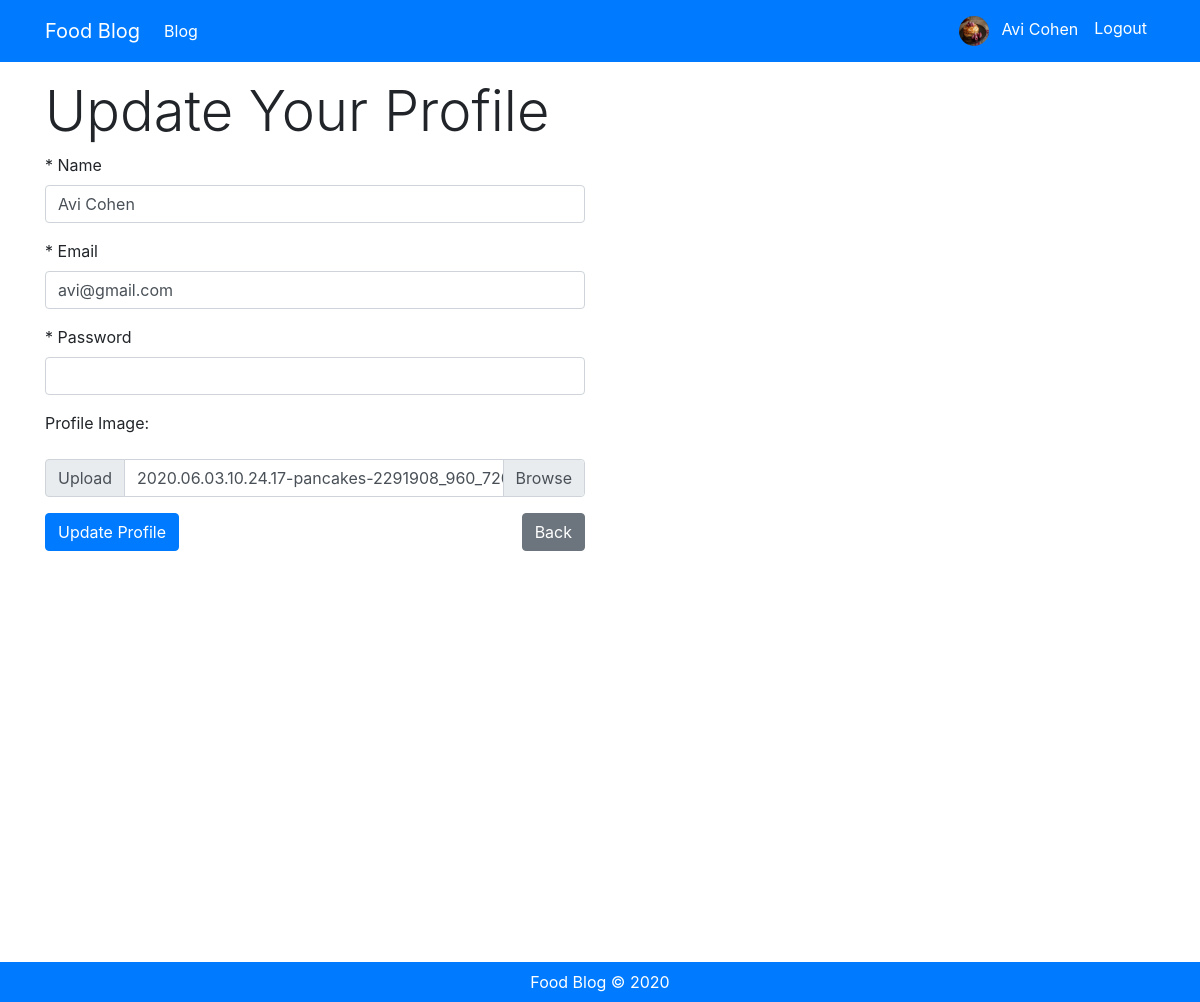
/food-blog/profile.php (signed in), run on the app's committed database.
### tables this page shows
CREATE TABLE `users_profile` (
  `id` int(11) NOT NULL,
  `user_id` int(11) NOT NULL,
  `profile_image` varchar(255) NOT NULL
);

CREATE TABLE `users` (
  `id` int(11) NOT NULL,
  `name` varchar(255) NOT NULL,
  `email` varchar(255) NOT NULL,
  `password` varchar(255) NOT NULL
);

### food-blog/profile.php (the view, shortened to what this page needs)
<?php
$uid = $_SESSION['user_id'];
$link = mysqli_connect(MYSQL_HOST, MYSQL_USER, MYSQL_PWD, MYSQL_DB);
$sql = "SELECT users.*,users_profile.profile_image FROM users
JOIN users_profile ON users.id = users_profile.user_id
WHERE users.id = $uid";
$result = mysqli_query($link, $sql);
$user =  mysqli_fetch_assoc($result);
?>
<?php include 'tpl/header.php'; ?>
<main class="min-height-900">
    <div class="container">
        <section id="header-content">
            <div class="row">
                <div class="col-12 mt-3">
                    <h1 class="display-4">Update Your Profile </h1>
                </div>
            </div>
        </section>
        <section id="signin-form-content">
            <div class="row">
                <div class="col-lg-6">
                    <form enctype="multipart/form-data" action="" method="POST" autocomplete="off"
                        novalidate="novalidate">
                        <div class="form-group">
                            <label for="name">* Name</label>
                            <input value="<?= $user['name']; ?>" type="text" name="name" id="name" class="form-control">
                        </div>
                        <div class="form-group">
                            <label for="email">* Email</label>
                            <input value="<?= $user['email']; ?>" type="email" name="email" id="email"
                                class="form-control">
                        </div>
                        <div class="form-group">
                            <label for="password">* Password</label>
                            <input type="password" name="password" id="password" class="form-control">
                        </div>
                        <div class="form-group">
                            <label for="image">Profile Image:</label>
                        </div>
                        <div class="input-group mb-3">
                            <div class="input-group-prepend">
                                <span class="input-group-text" id="inputGroupFileAddon01">Upload</span>
                            </div>
                            <div class="custom-file">
                                <label class="custom-file-label" for="inputGroupFile01">
                                    <?= $user['profile_image']; ?>
                                </label>
                            </div>
                        </div>
                        <input type="submit" value="Update Profile" name="submit" class="btn btn-primary">
                        <a class="btn btn-secondary float-right" href="blog.php">Back</a>
                    </form>
                </div>
            </div>
        </section>
    </div>
</main>
<?php include 'tpl/footer.php'; ?>

### food-blog/css/style.css (style rules this page uses)
.min-height-900 { min-height: 900px; }

### data on the page
users_profile: name "Avi Cohen", email "avi@gmail.com", profile_image "2020.06.03.10.24.17-pancakes-2291908_960_720.jpg"

### other printed values
$_SESSION['user_name'] "Avi Cohen"
